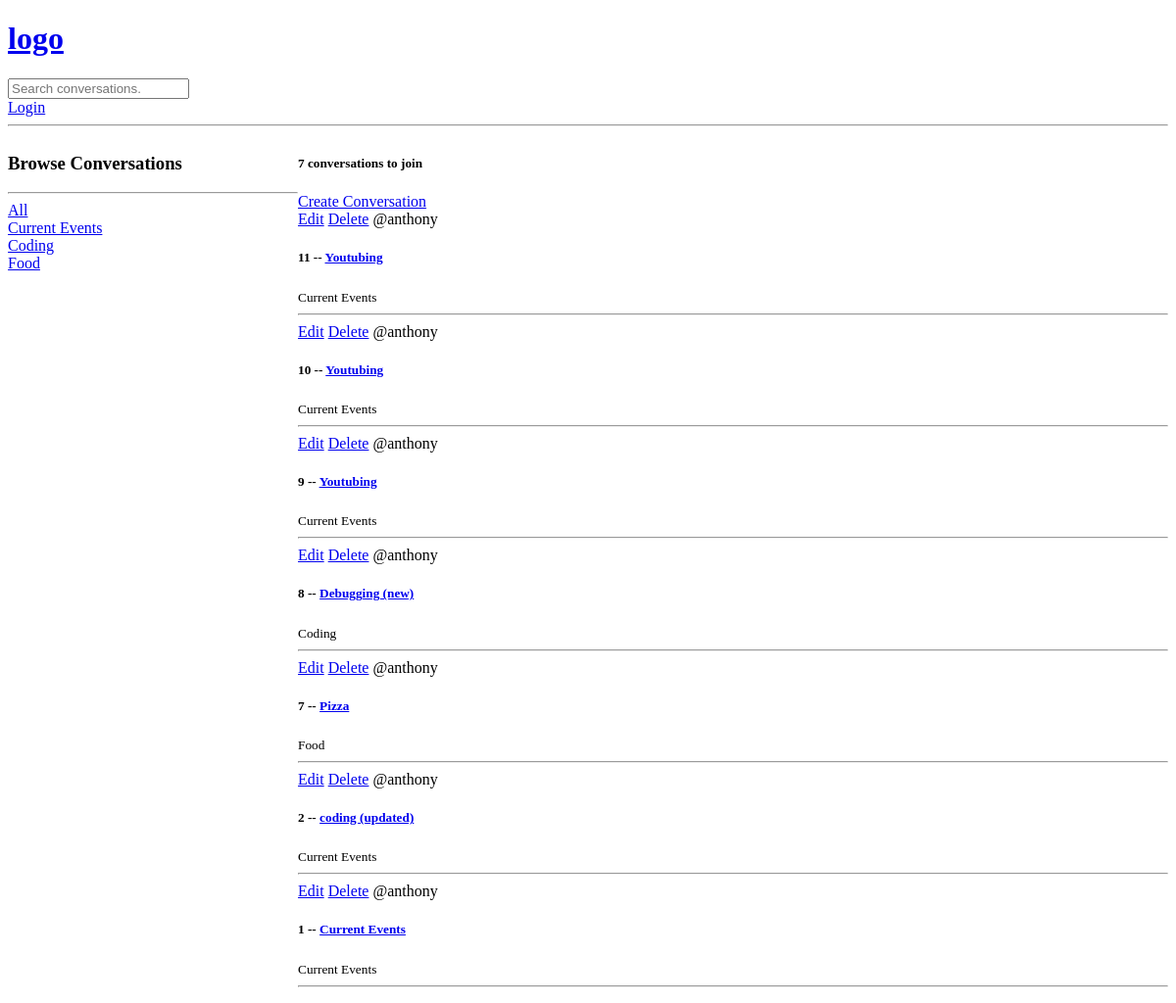
The app's page /, older data.
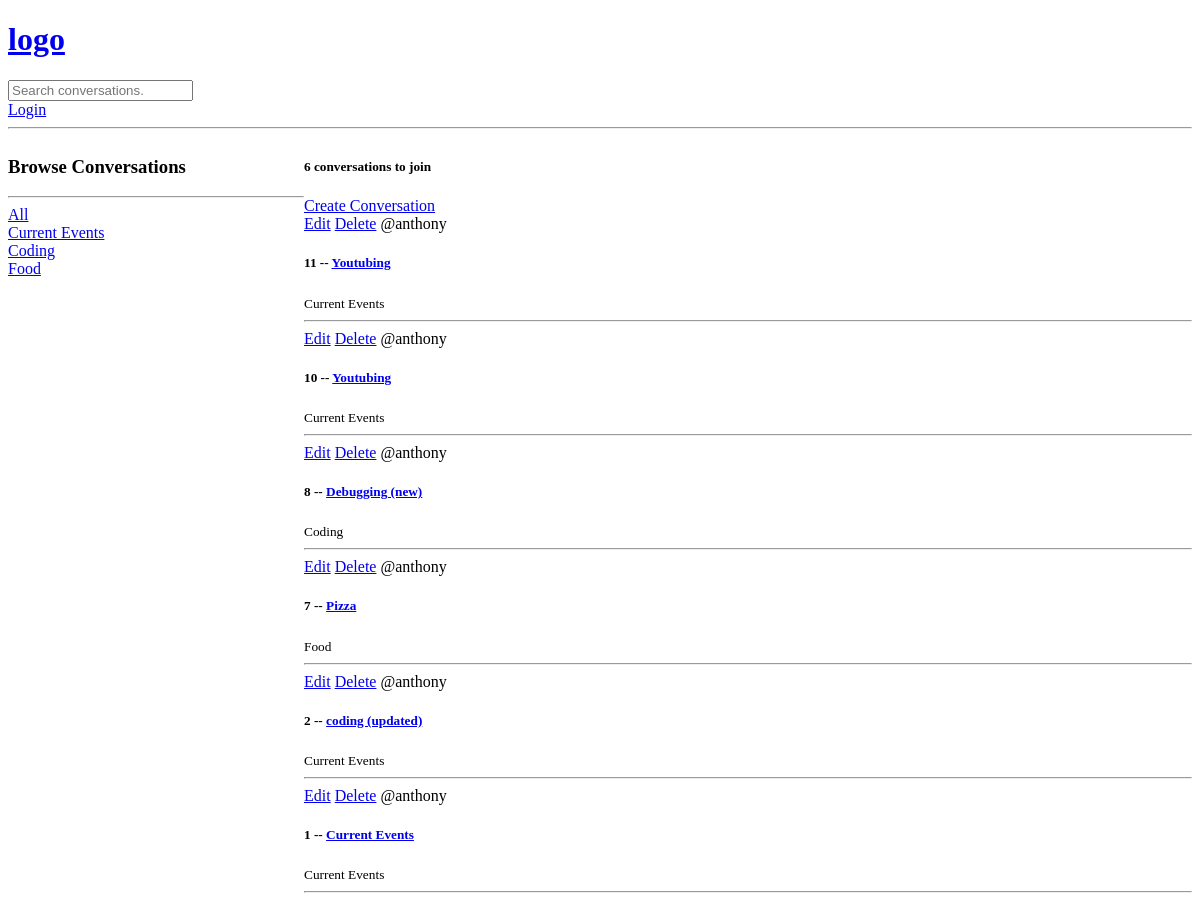
The same page, newer data.
### main/models.py (models this page shows, shortened)
class Topic(models.Model):
    name = models.CharField(max_length=200)

class Conversation(models.Model):
    host =  models.ForeignKey(User, on_delete=models.SET_NULL, null=True)
    topic = models.ForeignKey(Topic, on_delete=models.SET_NULL, null=True)
    name = models.CharField(max_length=200)
    description = models.TextField(null=True, blank=True)
    updated = models.DateField(auto_now=True)
    created = models.DateTimeField(auto_now_add=True)
    class Meta:
        ordering = ['-updated', '-created']

### main/views.py (the view)
# urls.py: path("", views.index, name="index"),
def index(request):
    q = request.GET.get('q') if request.GET.get('q') != None else ''
    conversations = Conversation.objects.filter(
        Q(topic__name__icontains=q) |
        Q(name__icontains=q) |
        Q(description__icontains=q)
        )
    topics = Topic.objects.all()
    conversation_count = conversations.count()
    context = {'conversations': conversations, 'topics': topics, 'conversation_count': conversation_count}
    return render(request, 'base/home.html', context)

### main/templates/base/home.html (shortened to what this page needs)
<!DOCTYPE html>
<html lang="en">
<head>
</head>
<body>
    {% extends 'main.html' %}
    {% block content %}
    <div class="home-container">
        <div>
            <h3>Browse Conversations</h3>
            <hr>
            <div>
                <a href="{% url 'index' %}">All</a>
            </div>
            {% for topic in topics %}
                <div>
                    <a href="{% url 'index' %}?q={{topic.name}}">{{topic.name}}</a>
                </div>
            {% endfor %}
        </div>
        <div>
            <h5>{{conversation_count}} conversations to join</h5>
            <a href="{% url 'create-conversation' %}">Create Conversation</a>
            {% for convo in conversations %}
            <div>
                <a href="{% url 'update-conversation' convo.id %}">Edit</a>
                <a href="{% url 'delete-conversation' convo.id %}">Delete</a>
                <span>@{{convo.host.username}}</span>
                <h5>{{convo.id}} -- <a href="{% url 'conversation' convo.id %}">{{convo.name}}</a></h5>
                <small>{{convo.topic.name}}</small>
                <hr>
            </div>
            {% endfor %}
        </div>
    </div>
    {% endblock %}

Row changes from the older to the newer data that the page shows:
removed Conversation: host.username "anthony", id "9", name "Youtubing", topic.name "Current Events"
Text that changed along with them:
{{ conversation_count }}: "7" → "6"
